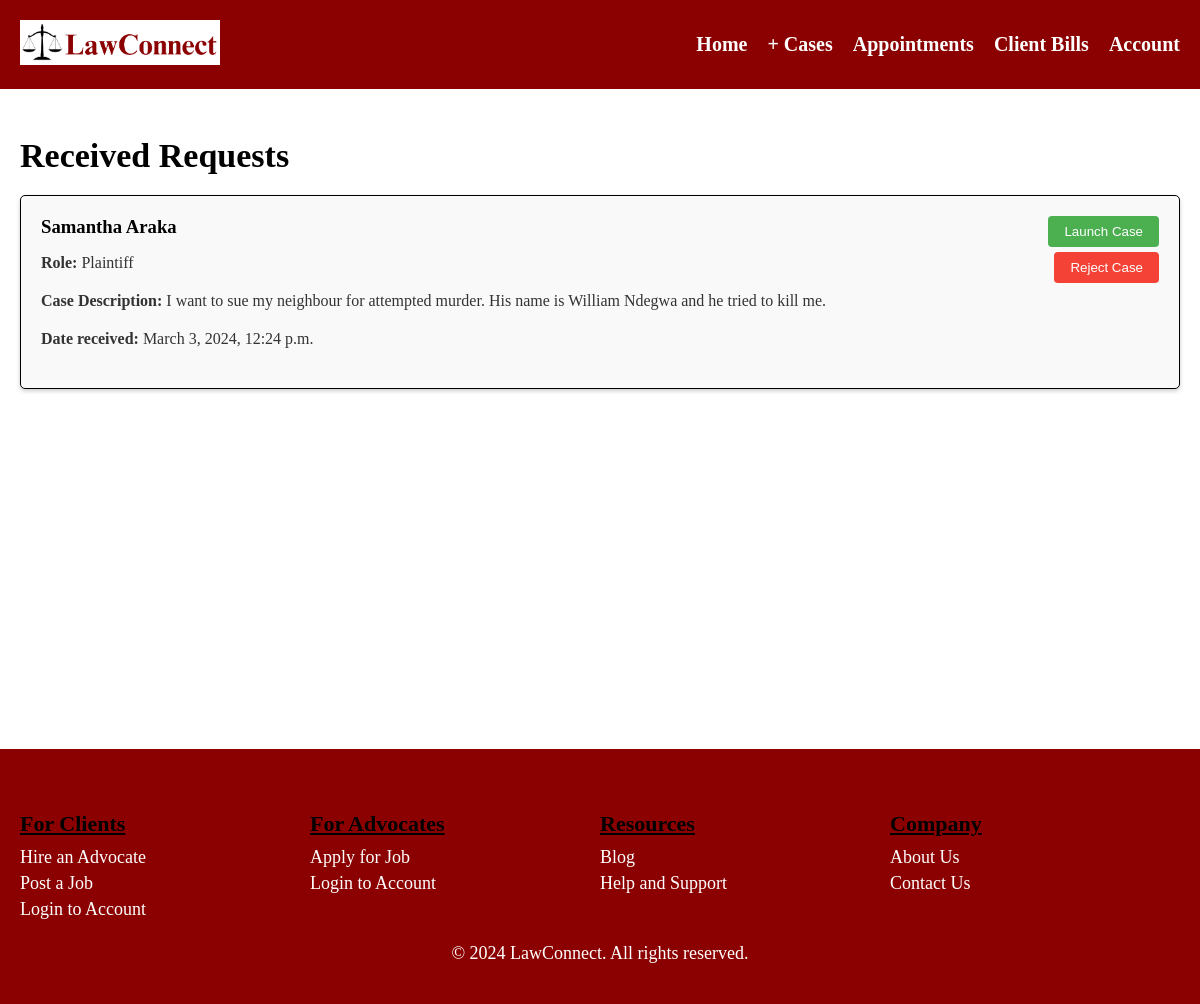
/lawapp/received_requests/ (signed in), run on the app's committed database.
### lawapp/models.py (models this page shows, shortened)
class Request(models.Model):
    client = models.ForeignKey(User, on_delete=models.CASCADE, related_name='sent_requests')
    advocate = models.ForeignKey(User, on_delete=models.CASCADE, related_name='received_requests')
    first_name = models.CharField(max_length=100)
    last_name = models.CharField(max_length=100)
    role = models.CharField(max_length=10, choices=[('plaintiff', 'Plaintiff/Petitioner'), ('defendant', 'Defendant/Respondent')])
    case_description = models.TextField()
    date_created = models.DateTimeField(auto_now_add=True, null=True, blank=True)
    accepted = models.BooleanField(default=False)
    rejected = models.BooleanField(default=False)

### lawapp/views.py (the view)
# urls.py: path("received_requests/", views.received_requests, name="received_requests"),
@login_required
def received_requests(request):
    received_requests = Request.objects.filter(advocate=request.user, accepted=False, rejected=False).order_by('-date_created')
    context = {
        'received_requests': received_requests
    }
    return render(request, "lawapp/advocate/received_requests.html", context)

### lawapp/templates/lawapp/advocate/received_requests.html (shortened to what this page needs)
{% load static %}
<!DOCTYPE html>
<html>
<head>
  <link rel="stylesheet" href="{% static 'css/advocate3.css' %}">
</head>
<body>
  <header>
    <div class="logo">
      <img src="{% static 'images/legal_scales_logo.png' %}" alt="LawConnect Logo">
    </div>
    <nav>
      <ul>
          <li><a href="{% url 'advoc_dash' %}">Home</a></li>
          <li class="dropdown">
            <a href="#" class="dropbtn">+ Cases</a>
          </li>
          <li><a href="{% url 'advoc_appts' %}">Appointments</a></li>
          <li><a href="{% url 'advoc_bills' %}">Client Bills</a></li>
          <li class="dropdown">
            <a href="#" class="dropbtn">Account</a>
          </li>
      </ul>
    </nav>
  </header>
  <section class="requests">
    <div class="request-profiles">
        <h2>Received Requests</h2>
        {% if received_requests %}
            {% for request in received_requests %}
            <div class="request-box">
              <div class="request-details">
                  <h3>{{ request.first_name }} {{ request.last_name }}</h3>
                  <p><strong>Role:</strong> {{ request.role|capfirst }}</p>
                  <p><strong>Case Description:</strong> {{ request.case_description }}</p>
                  <p><strong>Date received:</strong> {{ request.date_created }}</p>
              </div>
              <div class="action-buttons">
                <form id="accept-form-{{ request.id }}" action="{% url 'accept_request' request.id %}" method="post">
                  <button class="launch-button" type="submit">Launch Case</button>
                </form>
                <form id="reject-form-{{ request.id }}" action="{% url 'reject_request' request.id %}" method="post">
                  <button class="reject-button" type="submit">Reject Case</button>
                </form>
              </div>
            </div>
            {% endfor %}
        {% else %}
            <p>No requests received.</p>
        {% endif %}
    </div>
  </section>
  <footer>
    <div class="footer-columns">
      <div class="footer-column">
        <h3>For Clients</h3>
        <ul>
          <li><a href="#">Hire an Advocate</a></li>
          <li><a href="#">Post a Job</a></li>
          <li><a href="#">Login to Account</a></li>
        </ul>
      </div>
      <div class="footer-column">
        <h3>For Advocates</h3>
        <ul>
          <li><a href="#">Apply for Job</a></li>
          <li><a href="#">Login to Account</a></li>
        </ul>
      </div>
      <div class="footer-column">
        <h3>Resources</h3>
        <ul>
          <li><a href="#">Blog</a></li>
          <li><a href="#">Help and Support</a></li>
        </ul>
      </div>
      <div class="footer-column">
        <h3>Company</h3>
        <ul>
          <li><a href="#">About Us</a></li>
          <li><a href="#">Contact Us</a></li>
        </ul>
      </div>
    </div>
    <p>© 2024 LawConnect. All rights reserved.</p>
  </footer>
</body>
</html>

### lawapp/static/css/advocate3.css (style rules this page uses)
body { margin: 0; font-family: 'Times New Roman', Times, serif; }
header { background-color: #8B0000; padding: 10px 20px; display: flex; align-items: center; justify-content: space-between; }
.logo img { width: 200px; height: auto; margin-top: 10px; margin-bottom: 10px; }
nav ul { list-style: none; margin: 0; padding: 0; display: flex; }
nav ul li { margin-left: 20px; }
nav ul li a { color: #FFFFFF; text-decoration: none; font-weight: bold; font-size: 20px; }
.dropdown { position: relative; display: inline-block; }
h2 { color: #333; font-size: 24px; margin-bottom: 20px; }
p { color: #333; margin-bottom: 20px; }
footer { background-color: #8B0000; padding: 20px; text-align: center; }
footer p { color: #FFFFFF; text-align: center; font-size: 18px; }
.footer-columns { display: flex; justify-content: space-between; margin-top: 20px; text-align: left; }
.footer-columns::after { content: ''; flex: 1; }
.footer-column { width: calc(25% - 20px); margin-right: 20px; display: inline-block; vertical-align: top; }
.footer-column h3 { font-size: 22px; margin-bottom: 10px; text-align: left; text-decoration: underline; }
.footer-column ul { margin: 0; padding: 0; list-style: none; }
.footer-column ul li { margin-bottom: 5px; }
.footer-column ul li a { color: #FFFFFF; text-decoration: none; display: block; font-size: 18px; }
.action-buttons { display: flex; flex-direction: column; align-items: flex-end; }
section.requests { min-height: calc(100vh - 140px); background-color: #FFFFFF; }
.request-profiles { max-width: 1200px; margin: 0 auto; padding: 20px; }
.request-profiles h2 { color: #000000; font-size: 34px; margin-bottom: 20px; }
.request-box { display: flex; justify-content: space-between; align-items: left; flex-wrap: wrap; flex-basis: 100%; background-color: #f9f9f9; border: 1px solid #000000; border-radius: 5px; box-shadow: 0 2px 4px rgba(0, 0, 0, 0.2); padding: 20px; margin-bottom: 20px; }
.request-details { flex: 1; padding-right: 10px; }
.request-details h3 { margin-top: 0; margin-bottom: 10px; }
.launch-button, .reject-button { padding: 8px 16px; border: none; border-radius: 4px; cursor: pointer; transition: background-color 0.3s; }
.launch-button { background-color: #4caf50; color: white; }
.reject-button { background-color: #f44336; color: white; margin-top: 5px; }

### data on the page
Request: first_name "Samantha", last_name "Araka", role "Plaintiff", case_description "I want to sue my neighbour for attempted murder. His name is William Ndegwa and he tried to kill me.", date_created "March 3, 2024, 12:24 p.m."
